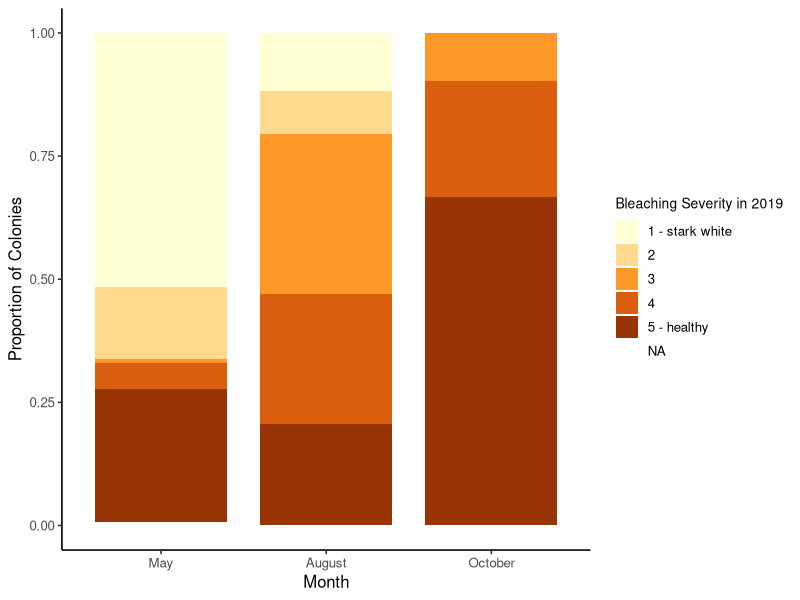

R code for this plot:
#stacked bar chart showing proportion of bleaching scores over time
library(tidyverse)
setwd("/Users/lumosmaximma/Desktop")
datum=read.csv("Ahya_SizeColor_PileMooringEdited.csv")
datum$color_bin=as.factor(datum$color_bin)
datum$month=as.factor(datum$month)
recovery <- ggplot(data=datum)+
  geom_bar(mapping=aes(x=month,fill=color_bin),position="fill",width=0.8)+
  theme_classic(base_size=12)+
  theme(legend.title=element_text(size=10))+
  scale_fill_brewer(labels=c("1 - stark white","2","3","4","5 - healthy"),palette="YlOrBr",name="Bleaching Severity in 2019")+
  scale_x_discrete(labels=c("Amay"="May","Baugust"="August","O"="October"))+
  labs(x="Month",y="Proportion of Colonies")
recovery
